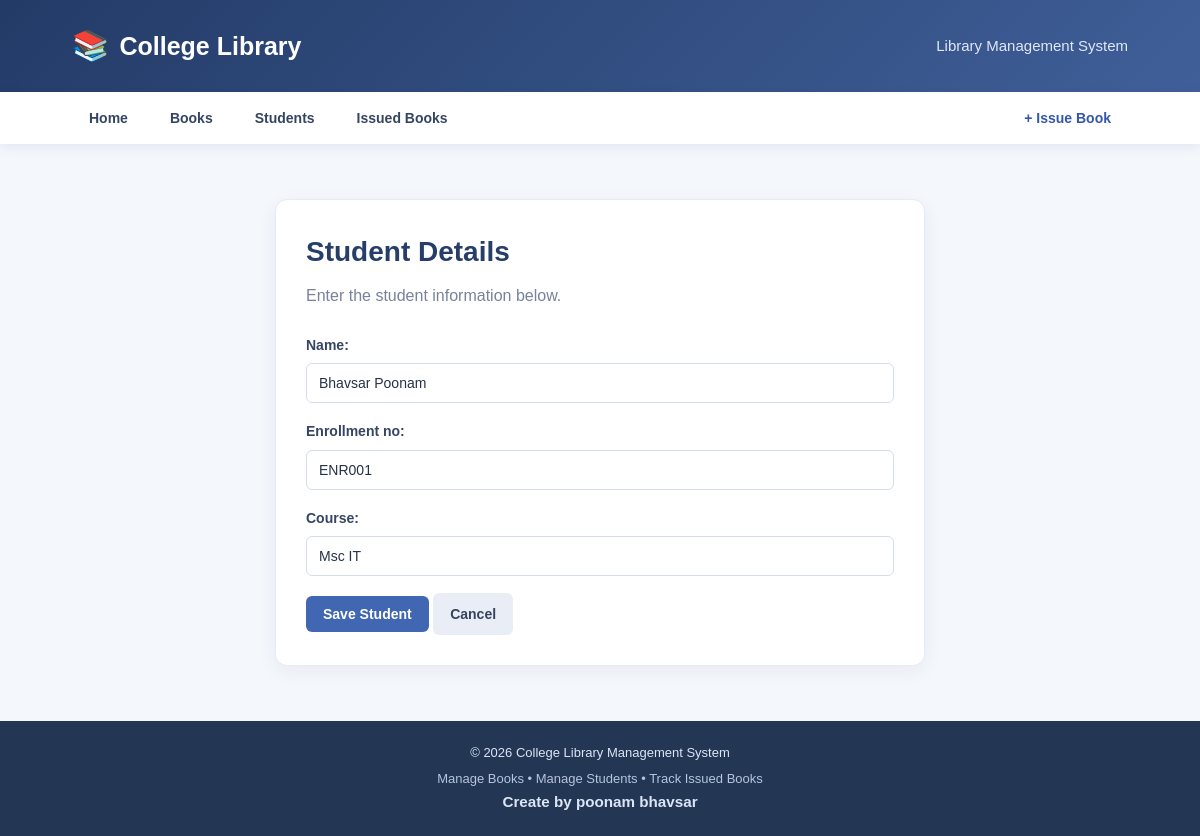
/edit-student/1/, run on the app's committed database.
### library/models.py (models this page shows, shortened)
class Student(models.Model):
    name = models.CharField(max_length=100)
    enrollment_no = models.CharField(max_length=20)
    course = models.CharField(max_length=50)

### library/views.py (the view)
# urls.py: path('edit-student/<int:id>/', views.edit_student, name='edit_student'),
def edit_student(request, id):
    student = get_object_or_404(Student, id=id)
    form = StudentForm(request.POST or None, instance=student)
    if form.is_valid():
        form.save()
        return redirect('student_list')
    return render(request, 'library/student_form.html', {'form': form})

### library/forms.py
class StudentForm(forms.ModelForm):
    class Meta:
        model = Student
        fields = '__all__'

### templates/library/student_form.html (shortened to what this page needs)
{% extends 'library/base.html' %}
{% block content %}
<div class="form-container">
    <h1 class="page-heading">Student Details</h1>
    <p class="page-description">
        Enter the student information below.
    </p>
    <form method="POST">
        {{ form.as_p }}
        <button type="submit" class="btn btn-primary">
            Save Student
        </button>
        <a href="{% url 'student_list' %}" class="btn btn-secondary">
            Cancel
        </a>
    </form>
</div>
{% endblock %}

### Qus3_Library_Management_System/static/css/style.css (style rules this page uses)
* { margin: 0; padding: 0; box-sizing: border-box; }
body { font-family: Arial, Helvetica, sans-serif; background-color: #f4f7fc; color: #263248; line-height: 1.6; min-height: 100vh; display: flex; flex-direction: column; }
a { text-decoration: none; }
.page-heading { font-size: 28px; color: #263e69; margin-bottom: 8px; }
.page-description { color: #77839a; margin-bottom: 25px; }
.btn { display: inline-block; border: none; border-radius: 6px; padding: 10px 17px; font-size: 14px; font-weight: bold; cursor: pointer; transition: 0.2s; }
.btn-primary { background-color: #4267b2; color: white; }
.btn-secondary { background-color: #e9edf5; color: #35435d; }
.form-container { max-width: 650px; margin: 20px auto; padding: 30px; background-color: white; border: 1px solid #e5eaf3; border-radius: 12px; box-shadow: 0 5px 20px rgba(30, 55, 90, 0.06); }
.form-container form p { margin-bottom: 17px; }
.form-container label { display: block; margin-bottom: 7px; color: #354563; font-size: 14px; font-weight: bold; }
input, select, textarea { width: 100%; padding: 11px 12px; font-family: inherit; font-size: 14px; color: #263248; border: 1px solid #d6deeb; border-radius: 6px; background-color: #fff; outline: none; }

### data on the page
Student: name "Bhavsar Poonam", enrollment_no "ENR001", course "Msc IT"
